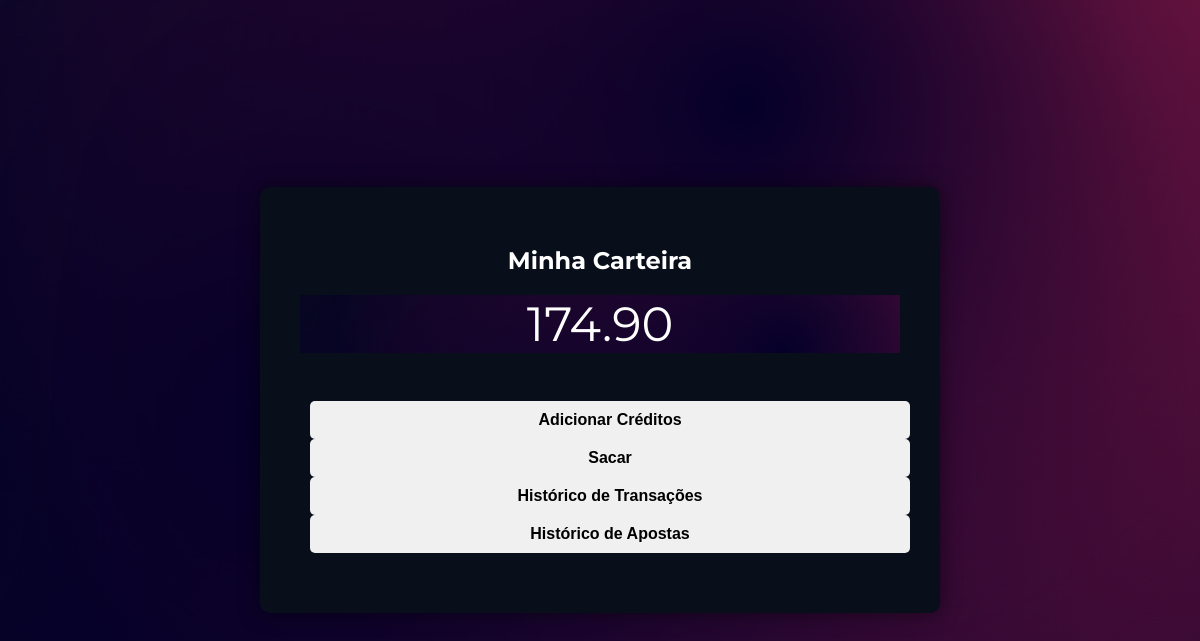
The app's page /gerenciar_carteira (signed in), older data.
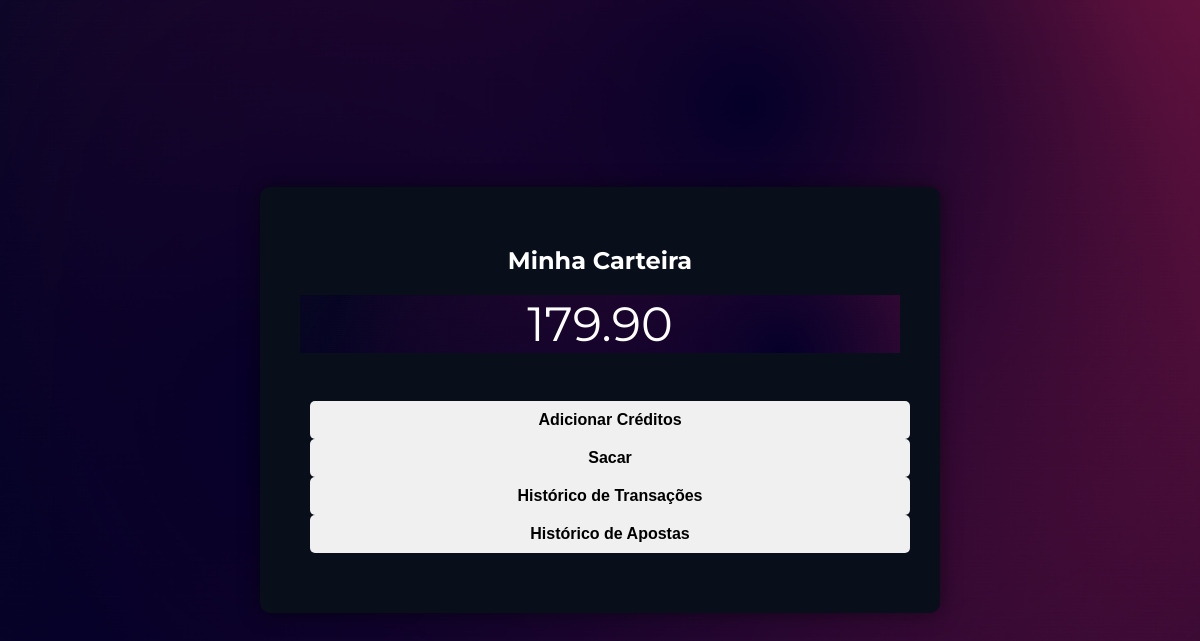
The same page, newer data.
### tables this page shows
CREATE TABLE carteiras (
        id INTEGER PRIMARY KEY AUTOINCREMENT,
        id_usuario INTEGER NOT NULL,
        saldo REAL NOT NULL DEFAULT 0.00,
        data_criacao TIMESTAMP DEFAULT CURRENT_TIMESTAMP,
        FOREIGN KEY (id_usuario) REFERENCES usuarios(id) ON DELETE CASCADE
    );

### app.py (the view)
@app.route('/gerenciar_carteira')
def gerenciar_carteira():
    if 'logged_in' in session:
        user_id = get_user_id()
        if user_id:
            conn = sqlite3.connect(database_path)
            cursor = conn.cursor()
            cursor.execute('SELECT saldo FROM carteiras WHERE id_usuario = ?', (user_id,))
            result = cursor.fetchone()
            saldo = result[0] if result else 0.00
            cursor.execute('SELECT id FROM carteiras WHERE id_usuario = ?', (user_id,))
            result = cursor.fetchone()
            if result:
                carteira_id = result[0]
            else:
                carteira_id = None  # Ou lidar com o caso de não existência
            if carteira_id:
                cursor.execute('SELECT data_transacao, tipo, valor, detalhes FROM transacoes WHERE id_carteira = ? ORDER BY data_transacao DESC', (carteira_id,))
                transacoes = cursor.fetchall()
            else:
                transacoes = []
            cursor.execute('''
                SELECT apostas.data_aposta, eventos.titulo, apostas.valor, apostas.opcao
                FROM apostas
                JOIN eventos ON apostas.id_evento = eventos.id
                WHERE apostas.id_usuario = ?
                ORDER BY apostas.data_aposta DESC
            ''', (user_id,))
            apostas = cursor.fetchall()
            conn.close()
            transacoes_formatadas = []
            for transacao in transacoes:
                transacoes_formatadas.append({
                    'data_transacao': transacao[0],
                    'tipo': transacao[1],
                    'valor': transacao[2],
                    'detalhes': transacao[3],
                })
            apostas_formatadas = []
            for aposta in apostas:
                apostas_formatadas.append({
                    'data_aposta': aposta[0],
                    'titulo_evento': aposta[1],
                    'valor': aposta[2],
                    'opcao': aposta[3],
                })
            mensagens = get_flashed_messages()
            return render_template('gerenciar_carteira.html', saldo=saldo, transacoes=transacoes_formatadas, apostas=apostas_formatadas, mensagens=mensagens)
        else:
            return redirect(url_for('login'))
    else:
        return redirect(url_for('login'))

### app.py (called while the page is built)
def get_user_id():
    email = session.get('email')
    if email:
        conn = sqlite3.connect(database_path)
        cursor = conn.cursor()
        cursor.execute('SELECT id FROM usuarios WHERE email = ?', (email,))
        result = cursor.fetchone()
        conn.close()
        if result:
            return result[0]
    return None

### templates/gerenciar_carteira.html (shortened to what this page needs)
<!DOCTYPE html>
<html lang="pt-BR">
<head>
    <link rel="stylesheet" href="{{ url_for('static', filename='css/styles.css') }}">
    <link rel="stylesheet" href="{{ url_for('static', filename='css/carteira.css') }}">
</head>
<body>
    <div class="wallet-container">
        <h2>Minha Carteira</h2>
        <div class="saldo-container">
           <span class="saldo_total"> {{'%0.2f' % saldo }}</span></p>
        </div>
        <div class="action-buttons">
            <button id="btn-adicionar-creditos">Adicionar Créditos</button>
            <button id="btn-sacar">Sacar</button>
            <button id="btn-ver-transacoes">Histórico de Transações</button>
            <button id="btn-ver-apostas">Histórico de Apostas</button>
        </div>
</body>
</html>

### static/css/styles.css (style rules this page uses)
body { margin: 0; padding: 0; font-family: Arial, sans-serif; background: url('/static/images/bg.png') no-repeat center center fixed; background-size: cover; height: 100vh; display: flex; justify-content: center; align-items: center; }
html, body { height: 100%; margin: 0; padding: 0; display: flex; flex-direction: column; }
h2 { color: #fff; text-align: left; font-weight: bold; margin-bottom: 20px; }
button { width: 100%; padding: 10px; background-color: #f0f0f0; border: none; border-radius: 5px; cursor: pointer; font-size: 16px; font-weight: bold; }
.wallet-container { background-color: #080E1A; padding: 40px; border-radius: 10px; box-shadow: 0 0 20px rgba(0, 0, 0, 0.5); width: 600px; margin: 0 auto; color: #fff; }
.wallet-container h2, .wallet-container h3 { text-align: center; margin-bottom: 20px; }
.saldo-container { text-align: center; font-size: 1.2em; margin-bottom: 20px; }
.action-buttons { text-align: center; margin-bottom: 20px; }
.action-buttons button { padding: 10px 20px; margin: 0 10px; background-color: #f0f0f0; color: #000; border: none; border-radius: 5px; cursor: pointer; font-weight: bold; }

### css/carteira.css (style rules this page uses)
body { background-color: #1a1a2e; color: #ffffff; font-family: 'Montserrat', sans-serif; margin: 0; padding: 0; display: flex; justify-content: center; align-items: center; height: 100vh; }
.saldo-container { font-size: 48px; background-image: url('/static/images/bg.png'); }

Row changes from the older to the newer data that the page shows:
changed carteiras: saldo "174.90" → "179.90"
